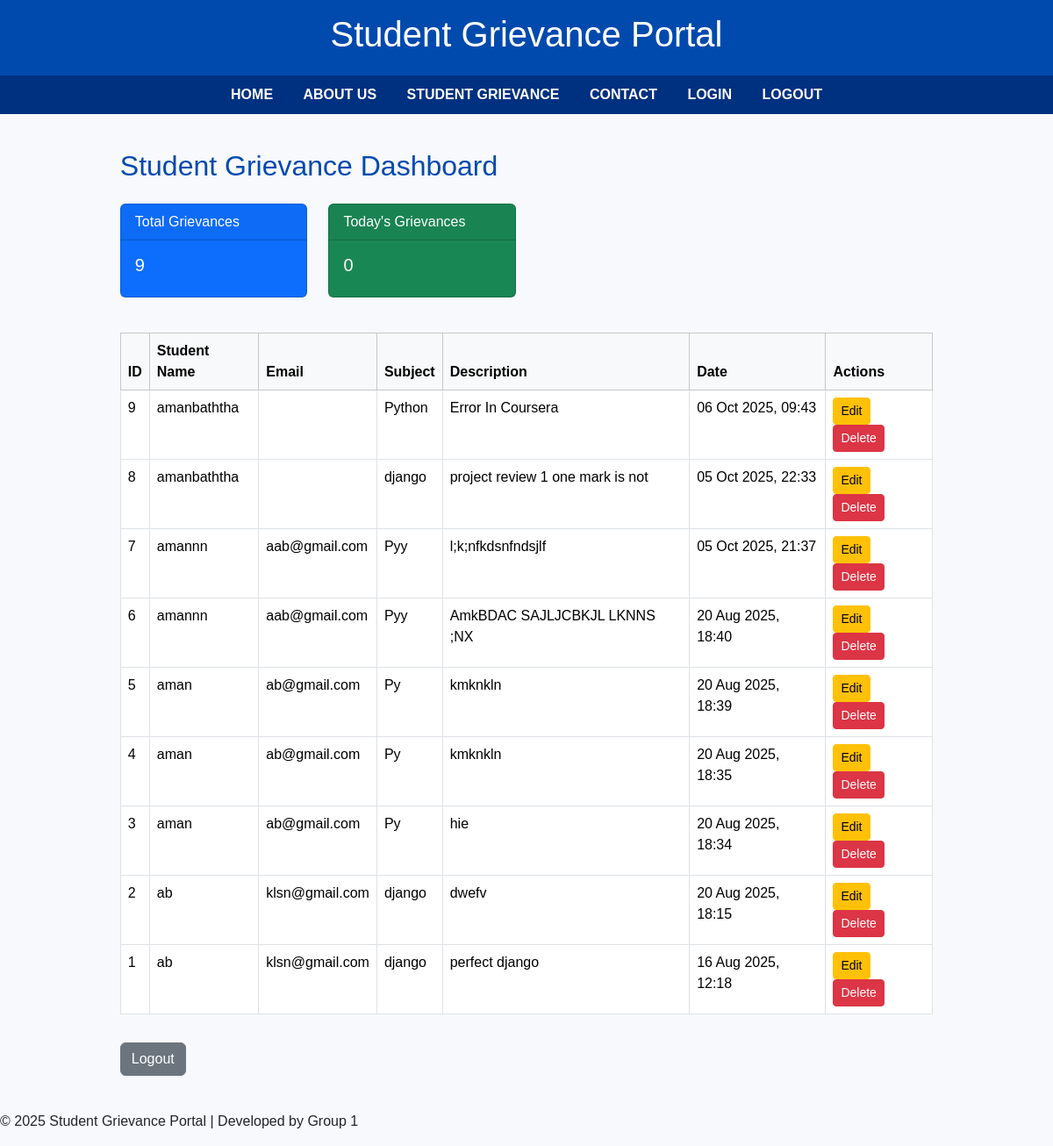
Page /admin-grievances/ (signed in) on the earlier database version.
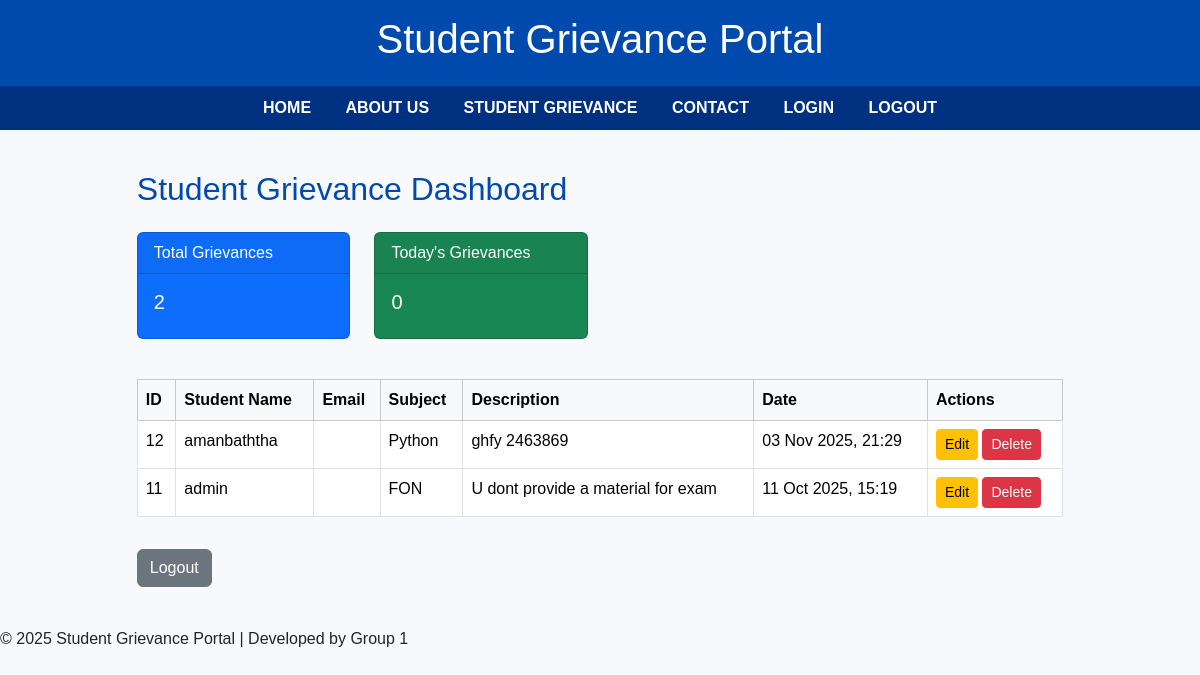
Same page on the later database version.
### gravienceapp/models.py (models this page shows, shortened)
class Grievance(models.Model):
    student = models.ForeignKey(User, on_delete=models.CASCADE, null=True, blank=True)
    student_name = models.CharField(max_length=100)
    email = models.EmailField()
    subject = models.CharField(max_length=200)
    description = models.TextField()
    created_at = models.DateTimeField(auto_now_add=True)

### gravienceapp/views.py (the view)
# urls.py: path('admin-grievances/', views.admin_grievances, name='admin_grievances'),
@login_required
@user_passes_test(is_admin, login_url='admin_login')
def admin_grievances(request):
    grievances = Grievance.objects.all().order_by('-created_at')
    total_grievances = grievances.count()
    today_grievances = grievances.filter(created_at__date=date.today()).count()
    context = {
        'grievances': grievances,
        'total_grievances': total_grievances,
        'today_grievances': today_grievances,
    }
    return render(request, 'admin_grievances.html', context)

### gravienceapp/views.py (called while the page is built)
def is_admin(user):
    return user.is_authenticated and user.is_staff

### gravienceapp/Templates/admin_grievances.html (shortened to what this page needs)
{% extends 'base.html' %}
{% block content %}
<div class="container mt-4">
    <h2 class="mb-4">Student Grievance Dashboard</h2>
    <div class="row mb-4">
        <div class="col-md-3">
            <div class="card text-white bg-primary mb-3">
                <div class="card-header">Total Grievances</div>
                <div class="card-body">
                    <h5 class="card-title">{{ total_grievances }}</h5>
                </div>
            </div>
        </div>
        <div class="col-md-3">
            <div class="card text-white bg-success mb-3">
                <div class="card-header">Today's Grievances</div>
                <div class="card-body">
                    <h5 class="card-title">{{ today_grievances }}</h5>
                </div>
            </div>
        </div>
    </div>
    <div class="table-responsive">
        <table class="table table-bordered table-hover">
            <thead class="table-light">
                <tr>
                    <th>ID</th>
                    <th>Student Name</th>
                    <th>Email</th>
                    <th>Subject</th>
                    <th>Description</th>
                    <th>Date</th>
                    <th>Actions</th>
                </tr>
            </thead>
            <tbody>
                {% for g in grievances %}
                <tr>
                    <td>{{ g.id }}</td>
                    <td>{{ g.student_name }}</td>
                    <td>{{ g.email }}</td>
                    <td>{{ g.subject }}</td>
                    <td>{{ g.description|truncatewords:10 }}</td>
                    <td>{{ g.created_at|date:"d M Y, H:i" }}</td>
                    <td>
                        <a href="{% url 'edit_grievance' g.id %}" class="btn btn-sm btn-warning">Edit</a>
                        <a href="{% url 'delete_grievance' g.id %}" class="btn btn-sm btn-danger"
                           onclick="return confirm('Delete this grievance?')">Delete</a>
                    </td>
                </tr>
                {% empty %}
                <tr><td colspan="7" class="text-center">No grievances submitted yet.</td></tr>
                {% endfor %}
            </tbody>
        </table>
    </div>
    <a href="{% url 'admin_logout' %}" class="btn btn-secondary mt-3">Logout</a>
</div>
{% endblock %}

### gravienceapp/Templates/base.html (shortened to what this page needs)
<!DOCTYPE html>
<html lang="en">
<head>
    {% load static %}
    <link href="https://cdn.jsdelivr.net/npm/bootstrap@5.3.3/dist/css/bootstrap.min.css" rel="stylesheet">
</head>
<body>
    <header>
        <h1>Student Grievance Portal</h1>
    </header>
    <nav>
        <a href="{% url 'viewdata' %}">HOME</a>
        <a href="{% url 'about' %}">ABOUT US</a>
        <a href="{% url 'student_grievance' %}">STUDENT GRIEVANCE</a>
        <a href="{% url 'contact' %}">CONTACT</a>
        <a href="{% url 'login' %}">LOGIN</a>
    {% if user.is_authenticated %}
        <a href="{% url 'logout' %}">LOGOUT</a>
    {% endif %}
    </nav>
    <div class="container">
        {% block content %}
        {% endblock %}
    </div>
    <footer>
        <p>© 2025 Student Grievance Portal | Developed by Group 1</p>
    </footer>
</body>
</html>

### gravienceapp/Templates/base.html (style rules this page uses)
body { font-family: Arial, sans-serif; margin: 0; background-color: #f7f9fc; }
header { background-color: #004aad; color: white; padding: 15px 0; text-align: center; }
nav { background-color: #003080; padding: 10px 0; text-align: center; }
nav a { color: white; text-decoration: none; margin: 0 15px; font-weight: bold; font-size: 16px; }
.container { width: 90%; margin: 40px auto; }
h2 { color: #004aad; margin-bottom: 20px; }

Differences in the rows shown:
removed Grievance: id "9", student_name "amanbaththa", subject "Python", description "Error In Coursera", created_at "06 Oct 2025, 09:43"
removed Grievance: id "8", student_name "amanbaththa", subject "django", description "project review 1 one mark is not", created_at "05 Oct 2025, 22:33"
removed Grievance: id "7", student_name "amannn", email "aab@gmail.com", subject "Pyy", description "l;k;nfkdsnfndsjlf", created_at "05 Oct 2025, 21:37"
removed Grievance: id "6", student_name "amannn", email "aab@gmail.com", subject "Pyy", description "AmkBDAC SAJLJCBKJL LKNNS ;NX", created_at "20 Aug 2025, 18:40"
removed Grievance: id "5", student_name "aman", email "ab@gmail.com", subject "Py", description "kmknkln", created_at "20 Aug 2025, 18:39"
removed Grievance: id "4", student_name "aman", email "ab@gmail.com", subject "Py", description "kmknkln", created_at "20 Aug 2025, 18:35"
removed Grievance: id "3", student_name "aman", email "ab@gmail.com", subject "Py", description "hie", created_at "20 Aug 2025, 18:34"
removed Grievance: id "2", student_name "ab", email "klsn@gmail.com", subject "django", description "dwefv", created_at "20 Aug 2025, 18:15"
removed Grievance: id "1", student_name "ab", email "klsn@gmail.com", subject "django", description "perfect django", created_at "16 Aug 2025, 12:18"
added Grievance: id "12", student_name "amanbaththa", subject "Python", description "ghfy 2463869", created_at "03 Nov 2025, 21:29"
added Grievance: id "11", student_name "admin", subject "FON", description "U dont provide a material for exam", created_at "11 Oct 2025, 15:19"
Other differences:
{{ total_grievances }}: "9" → "2"
